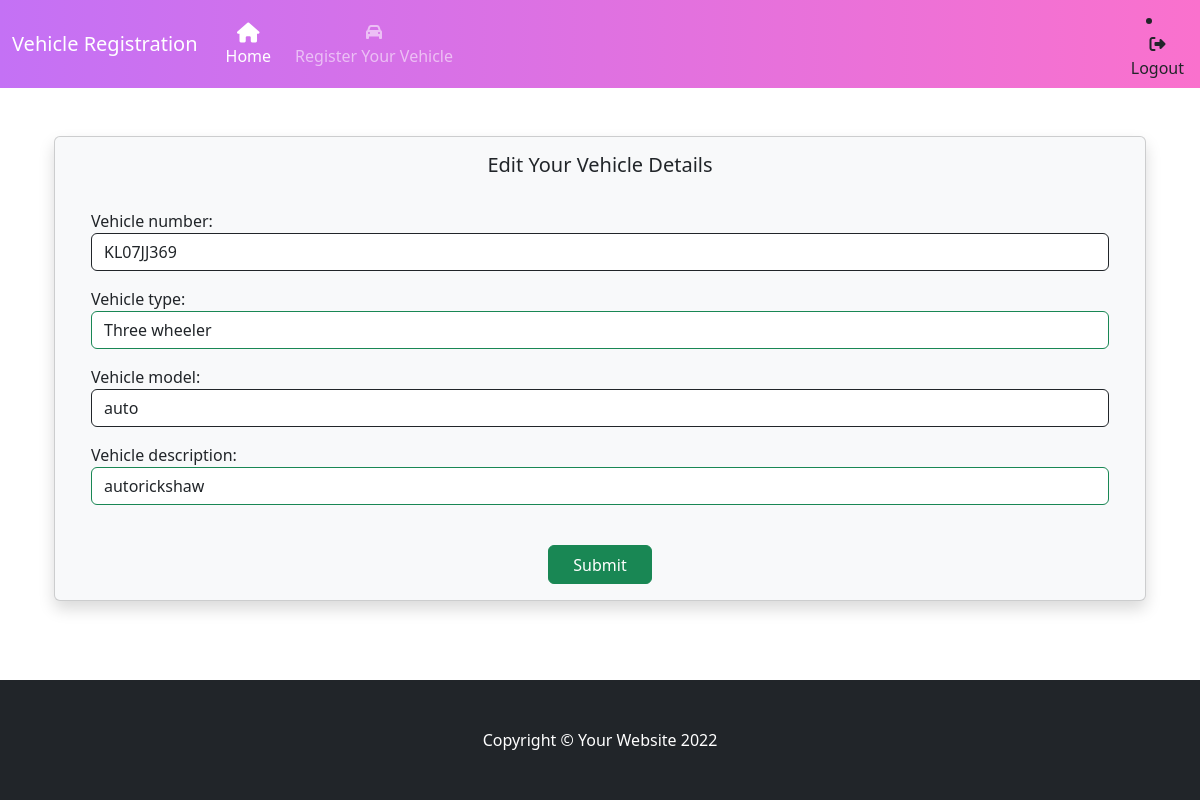
Page /home/vehicle/3/vehicleupdate (signed in) on the committed database.
### vehicle/models.py (models this page shows)
class Vehicle(models.Model):
    alphanum=RegexValidator(r'^[0-9a-zA-Z]*$','Only use alphanumeric characters')
    VEHICLE_TYPE_CHOICES = [
        ('Two', 'Two wheeler'),
        ('Three', 'Three wheeler'),
        ('Four', 'Four wheeler'),
    ]
    vehicle_number = models.CharField(max_length=20,validators=[alphanum])
    vehicle_type = models.CharField(max_length=5, choices=VEHICLE_TYPE_CHOICES)
    vehicle_model = models.CharField(max_length=100)
    vehicle_description = models.CharField(max_length=200)
    user=models.ForeignKey(Users,on_delete=models.CASCADE)

### vehicle/views.py (the view)
# urls.py: path("home/vehicle/<int:id>/vehicleupdate",views.VehicleUpdateView.as_view(),name="vehicle-update"),
@method_decorator(asdecs,name="dispatch")
class VehicleUpdateView(UpdateView):
    model=Vehicle
    form_class=VehicleForm
    template_name="vehicleupdate.html"
    pk_url_kwarg="id"
    success_url=reverse_lazy("home")

### vehicle/forms.py
class VehicleForm(forms.ModelForm):
    class Meta:
        model=Vehicle
        fields=['vehicle_number','vehicle_type','vehicle_model','vehicle_description']
        widgets={
            "vehicle_number":forms.TextInput(attrs={'class':'form-control border border-dark','placeholder':'Enter Vehicle number'}),
            "vehicle_type":forms.Select(attrs={'class': 'form-control border border-success'}),
            "vehicle_model":forms.TextInput(attrs={'class':'form-control border border-dark','placeholder':'Enter Vehicle model'}),
            'vehicle_description':forms.TextInput(attrs={'class':'form-control border border-success '})
        }

### vehicle/views.py (called while the page is built)
def signin_required(fn):
    def wrapper(request, *args, **kwargs):
        if not request.user.is_authenticated:
            return redirect("signin")
        else:
            return fn(request, *args, **kwargs)
    return wrapper

def admin_suadmin_required(user):
    return user.is_authenticated and user.options in ('SA','A')

### vehicle/templates/vehicleupdate.html (shortened to what this page needs)
{%extends 'base.html'%}
{%block body_block%}
<form action="" method="POST">
    <div class="container">
        <div class="card card-body mt-5 shadow p-3 mb-5 bg-body-tertiary rounded">
            <h5 class="text-center">Edit Your Vehicle Details</h5>
            <div class="mt-4" style="margin-left: 20px;margin-right: 20px;">
                {{form.as_p}}
            </div>
            <div class="text-center mt-4">
                <input class="btn btn-success" type="submit" value="Submit">
            </div>
        </div>
    </div>
</form>
{%endblock%}

### vehicle/templates/base.html (style rules this page uses)
.btn { padding: .45rem 1.5rem .35rem; }

### rows in the picture
Vehicle: vehicle_number "KL07JJ369", vehicle_type "Three wheeler", vehicle_model "auto", vehicle_description "autorickshaw"
